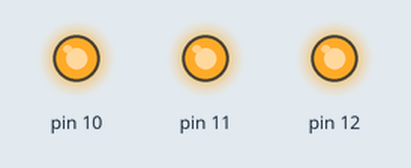
This sketch was run on a simulated Arduino Uno, built with avr-gcc and run on an emulated ATmega328P. Shown: output pins drawn as LEDs (lit = HIGH).

Above: at 0.2 s.
At 1.7 s:
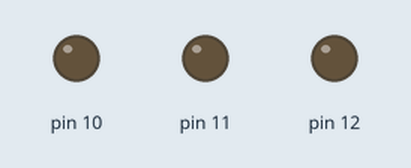
Timing chart, 0 to 3.0 s (numbered marks = the images above):
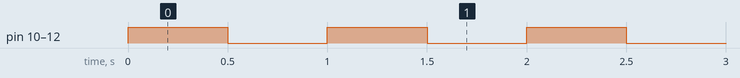

The sketch:

01_LED_04.ino
```cpp
int RED_LED = 10;
int GREEN_LED = 11;
int BLUE_LED = 12;

void setup() {
  pinMode(10, OUTPUT);
  pinMode(11, OUTPUT);
  pinMode(12, OUTPUT);
}

void loop() {
  digitalWrite(10, HIGH);
  digitalWrite(11, HIGH);
  digitalWrite(12, HIGH);
  delay(500);

  digitalWrite(10, LOW);
  digitalWrite(11, LOW);
  digitalWrite(12, LOW);
  delay(500);
}
```

Measured:
- by itself, pin 10–12: alternates HIGH for 0.50 s and LOW for 0.50 s
